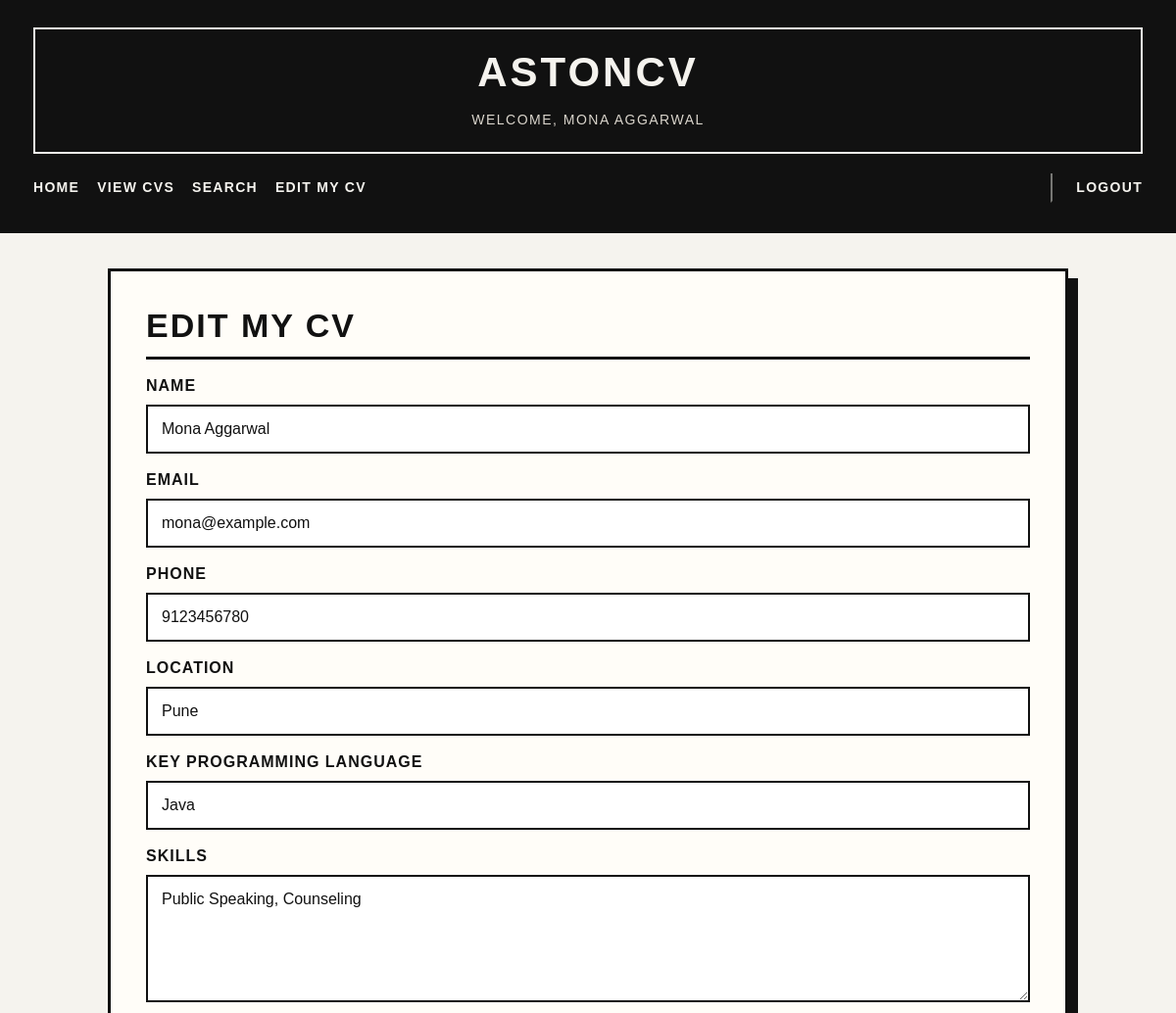
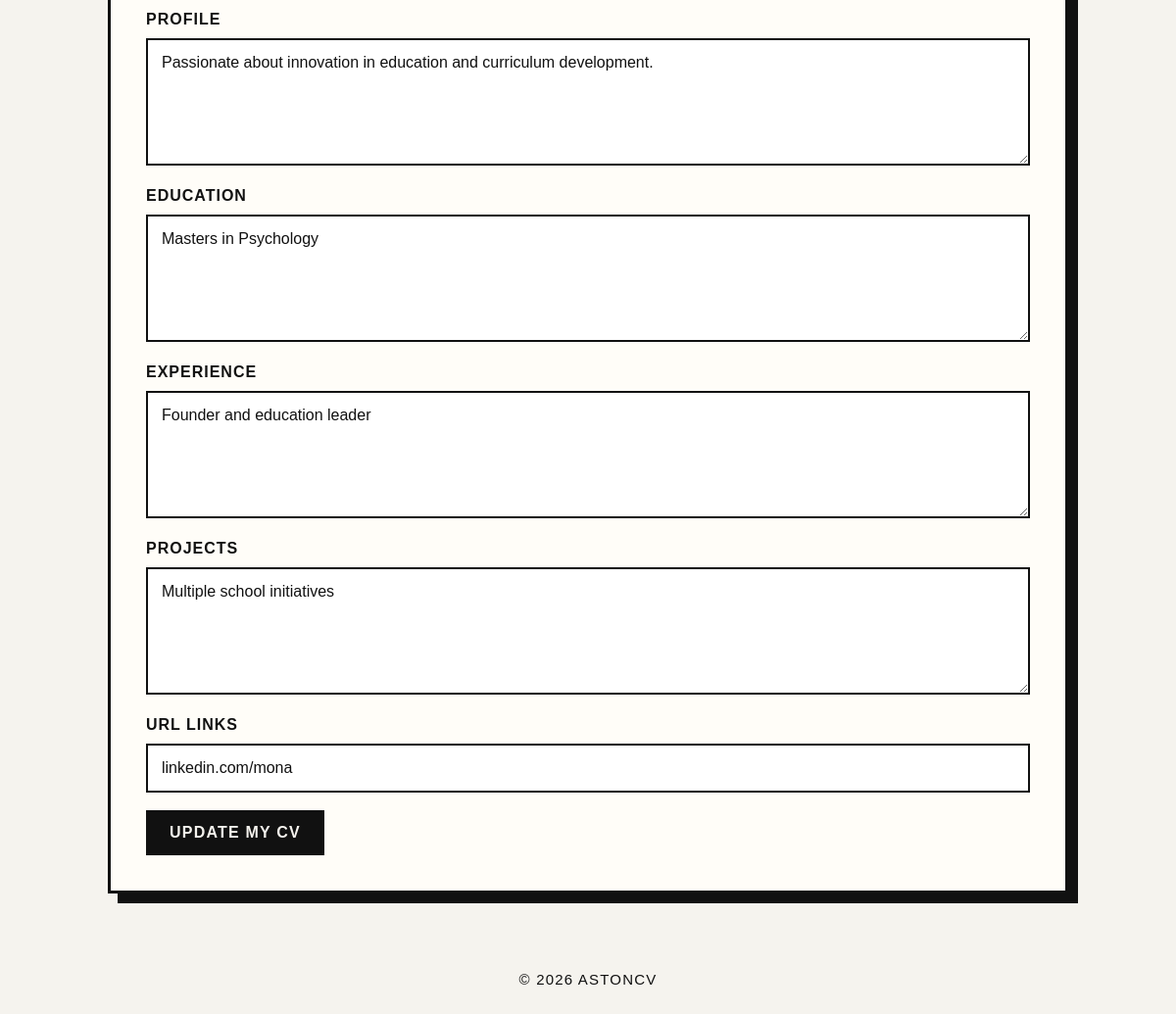
The page /edit_cv.php (signed in) on the database its author committed (2 pictures, top to bottom).
### tables this page shows
CREATE TABLE cvs (
  id BIGINT UNSIGNED NOT NULL AUTO_INCREMENT,
  name VARCHAR(100) NOT NULL,
  email VARCHAR(100) NOT NULL UNIQUE,
  password VARCHAR(255) NOT NULL,
  keyprogramming VARCHAR(255) DEFAULT NULL,
  profile TEXT DEFAULT NULL,
  education TEXT DEFAULT NULL,
  URLlinks TEXT DEFAULT NULL,
  phone VARCHAR(50) DEFAULT NULL,
  location VARCHAR(100) DEFAULT NULL,
  skills TEXT DEFAULT NULL,
  experience TEXT DEFAULT NULL,
  projects TEXT DEFAULT NULL,
  PRIMARY KEY (id)
);

### includes/functions.php (called while the page is built, shortened)
<?php
function getCVById($conn, $id)
{
    $sql = "SELECT * FROM cvs WHERE id = ?";
    $stmt = $conn->prepare($sql);
    $stmt->bind_param("i", $id);
    if (!$stmt->execute()) {
        die("Execute failed: " . $stmt->error);
    }
    $result = $stmt->get_result();
    if ($result->num_rows === 1) {
        return $result->fetch_assoc();
    }
    return false;
}
?>

### edit_cv.php (the view, shortened to what this page needs)
<?php
include 'includes/config.php';
include 'includes/functions.php';
$userId = $_SESSION["user_id"];
$cv = getCVById($conn, $userId);
include 'includes/header.php';
?>
<h2>Edit My CV</h2>
<form method="POST" action="edit_cv.php">
    <label for="name">Name</label><br>
    <input type="text" name="name" id="name" value="<?php echo htmlspecialchars($cv['name'] ?? ''); ?>" required><br><br>
    <label for="email">Email</label><br>
    <input type="email" name="email" id="email" value="<?php echo htmlspecialchars($cv['email'] ?? ''); ?>" required><br><br>
    <label for="phone">Phone</label><br>
    <input type="text" name="phone" id="phone" value="<?php echo htmlspecialchars($cv['phone'] ?? ''); ?>"><br><br>
    <label for="location">Location</label><br>
    <input type="text" name="location" id="location" value="<?php echo htmlspecialchars($cv['location'] ?? ''); ?>"><br><br>
    <label for="keyprogramming">Key Programming Language</label><br>
    <input type="text" name="keyprogramming" id="keyprogramming" value="<?php echo htmlspecialchars($cv['keyprogramming'] ?? ''); ?>"><br><br>
    <label for="skills">Skills</label><br>
    <textarea name="skills" id="skills"><?php echo htmlspecialchars($cv['skills'] ?? ''); ?></textarea><br><br>
    <label for="profile">Profile</label><br>
    <textarea name="profile" id="profile"><?php echo htmlspecialchars($cv['profile'] ?? ''); ?></textarea><br><br>
    <label for="education">Education</label><br>
    <textarea name="education" id="education"><?php echo htmlspecialchars($cv['education'] ?? ''); ?></textarea><br><br>
    <label for="experience">Experience</label><br>
    <textarea name="experience" id="experience"><?php echo htmlspecialchars($cv['experience'] ?? ''); ?></textarea><br><br>
    <label for="projects">Projects</label><br>
    <textarea name="projects" id="projects"><?php echo htmlspecialchars($cv['projects'] ?? ''); ?></textarea><br><br>
    <label for="URLlinks">URL Links</label><br>
    <input type="text" name="URLlinks" id="URLlinks" value="<?php echo htmlspecialchars($cv['URLlinks'] ?? ''); ?>"><br><br>
    <button type="submit">Update My CV</button>
</form>
<?php include 'includes/footer.php'; ?>

### css/style.css (style rules this page uses)
body { font-family: "Arial", "Helvetica Neue", sans-serif; background-color: #f5f3ee; color: #111111; margin: 0; padding: 0; letter-spacing: 0.2px; }
h2 { margin-top: 0; margin-bottom: 18px; color: #111111; font-size: 34px; font-weight: 900; text-transform: uppercase; letter-spacing: 2px; border-bottom: 3px solid #111111; padding-bottom: 12px; }
input, textarea, button { font: inherit; }
label { display: inline-block; font-weight: 800; text-transform: uppercase; letter-spacing: 1px; margin-bottom: 4px; color: #111111; }
input, textarea { width: 100%; max-width: 100%; padding: 14px; border: 2px solid #111111; border-radius: 0; background-color: #ffffff; color: #111111; box-sizing: border-box; margin-top: 6px; }
textarea { min-height: 130px; resize: vertical; }
button { background-color: #111111; color: #f5f3ee; border: 2px solid #111111; padding: 12px 22px; border-radius: 0; cursor: pointer; font-weight: 800; text-transform: uppercase; letter-spacing: 1.2px; }

### rows shown on the page
cvs: name "Mona Aggarwal", email "mona@example.com", phone "9123456780", location "Pune", keyprogramming "Java", skills "Public Speaking, Counseling", profile "Passionate about innovation in education and curriculum development.", education "Masters in Psychology", experience "Founder and education leader", projects "Multiple school initiatives", URLlinks "linkedin.com/mona"

### other values the page prints
$_SESSION["user_name"] "MONA AGGARWAL"
